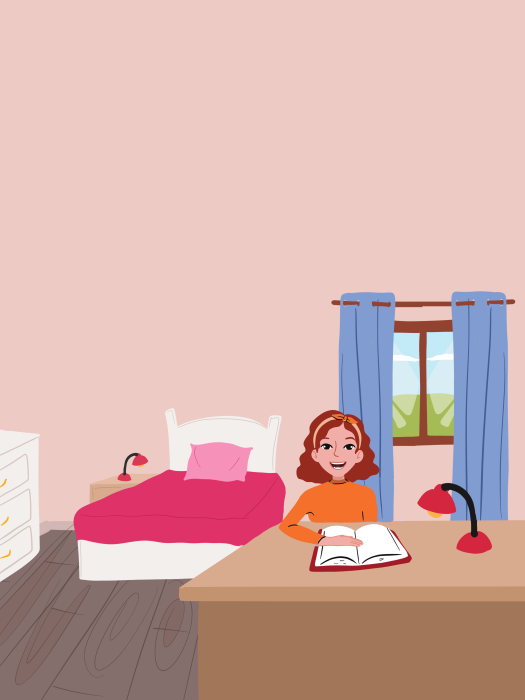
#> input picture tools/image_review/pdf/p006_1.png, 1050 x 1400 px (shown at 1/2 size)
$ python -i build_catalog.py   (imports and definitions only)
#> lines starting #> are read from the running program, lines starting #| are printed output that depends on the picture; after the words box and inside, x2 and y2 are one past the last pixel; in counts of white or black regions, pixels touching at a corner belong together
#> further down, picture is the input picture: shape (1400, 1050, 3); mean B, G, R 171, 175.9, 212.5
#!/usr/bin/env python3
"""Builds tools/image_review/catalog.json: every picture in the PDF, the picture
the book shows for it now, and the picture in Flamur's first version, lined up.

    uv run --with opencv-python-headless --with numpy tools/image_review/build_catalog.py

PDF pictures are taken from the images embedded in the PDF (no text on them),
split into separate pictures where one page-sized image holds several.
Pictures are lined up by visual similarity, within neighbouring pages.
"""
import glob
import json
import os
import re
import shutil
import subprocess
import sys
import tempfile

import cv2
import numpy as np

HERE = os.path.dirname(os.path.abspath(__file__))
ROOT = os.path.dirname(os.path.dirname(HERE))
PDF = os.environ.get('BOOK_PDF', os.path.expanduser(
    '~/Library/CloudStorage/OneDrive-UNICEF/OOI Learning Hub - ADT - Kaleidoscope/'
    'PDF Resources/Kosovo/Shoqeria-dhe-mjedisi-4-Baze.pdf'))
FLAMUR_COMMIT = 'ac0f3cf'
OUT_PDF = os.path.join(HERE, 'pdf')
OUT_PAGES = os.path.join(HERE, 'pages')
# bundle page -> PDF page where they differ
B2P = {84: 86, 85: 87, 86: 88, 87: 89, 88: 90, 89: 91, 90: 84, 91: 85, 128: None, 129: 128}


def pdf_page_of(bundle_page):
    return B2P.get(bundle_page, bundle_page)


def run(*args):
    return subprocess.run(args, capture_output=True, text=True, check=True).stdout


# [19 lines left out: functions to_bgr, save, not called in this run]


def is_flat(crop):
    """A plain colour band or box rather than a picture."""
    h, w = crop.shape[:2]
    f = 160 / max(h, w)
    small = cv2.resize(crop, (max(8, round(w * f)), max(8, round(h * f))), interpolation=cv2.INTER_AREA)
    edges = cv2.Canny(cv2.cvtColor(small, cv2.COLOR_BGR2GRAY), 40, 120)
    inner = edges[3:-3, 3:-3]
    return inner.size == 0 or (inner > 0).mean() < 0.02


# [6 lines left out: function is_plain, not called in this run]


def pictures_in(img, split=True):
    """Split one image (or a page canvas) into the separate pictures it holds."""
#> called with split = True
    h, w = img.shape[:2]
#> h = 1400; w = 1050
    ink = (img.min(axis=2) < 243).astype(np.uint8)
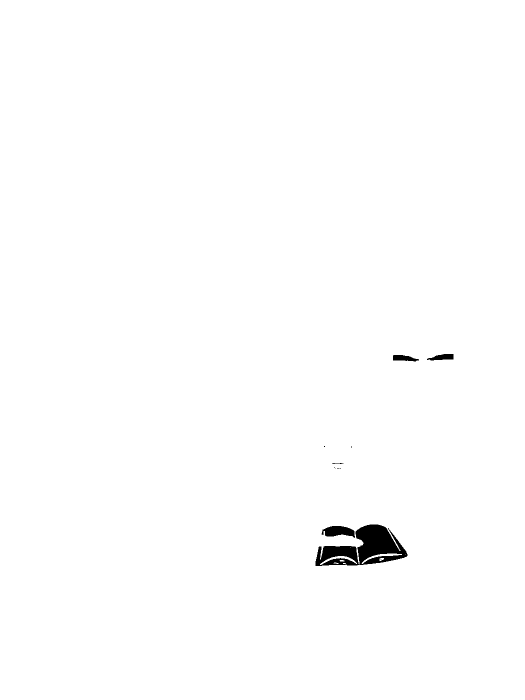
#> ink: shape (1400, 1050) (shown at 1/2 size); values 0 (black) and 1 (white), 99.3% white; 12 black regions (7 under 20 px), largest, box (x1, y1, x2, y2) and area: (631, 1049, 815, 1132) 8040, (643, 1052, 710, 1076) 1058, (854, 708, 907, 721) 458, (786, 710, 838, 723) 452, (664, 926, 687, 928) 28
    if ink.mean() < 0.004:
        return []
    f = 400 / max(h, w)
#> f = 0.286
    small = cv2.resize(ink * 255, (max(1, round(w * f)), max(1, round(h * f))), interpolation=cv2.INTER_AREA)
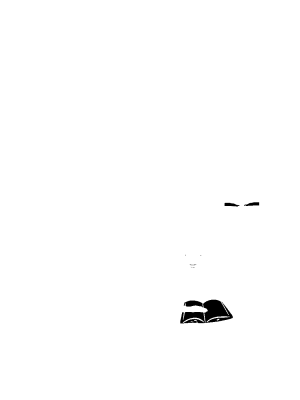
#> small: shape (400, 300); min 0, max 255, mean 253.3
    small = (small > 8).astype(np.uint8)
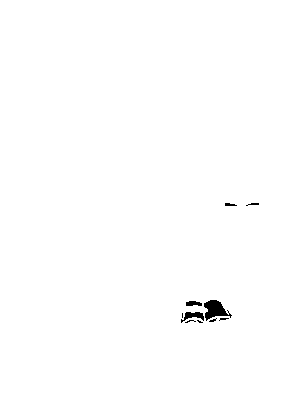
#> small: shape (400, 300); values 0 (black) and 1 (white), 99.5% white; 10 black regions (5 under 20 px), largest, box (x1, y1, x2, y2) and area: (204, 300, 232, 321) 316, (181, 312, 204, 323) 118, (186, 301, 202, 306) 64, (225, 203, 237, 206) 27, (246, 203, 259, 206) 21
    sh, sw = small.shape
#> sh = 400; sw = 300
    if not split:
        ys, xs = np.where(small)
        boxes = [(xs.min(), ys.min(), xs.max() + 1, ys.max() + 1)]
    else:
        k = max(3, round(sw * 0.02)) | 1
#> k = 7
        grown = cv2.dilate(small, np.ones((k, k), np.uint8))
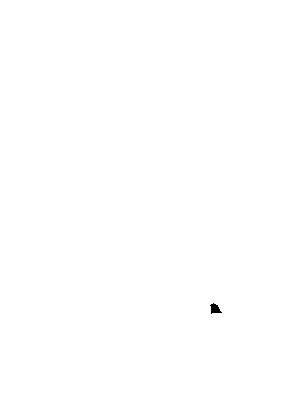
#> grown: shape (400, 300); values 0 (black) and 1 (white), 99.9% white; 1 black region, box (x1, y1, x2, y2) and area: (210, 303, 222, 314) 77
        n, _, stats, _ = cv2.connectedComponentsWithStats(grown)
#> n = 2; stats = [[210, 303, 12, 11, 77], [0, 0, 300, 400, 119923]]
        boxes = []
        for i in range(1, n):
            x, y, bw, bh, area = stats[i]
            real = small[y:y + bh, x:x + bw].sum()
            if bw * bh < 0.012 * sw * sh or min(bw, bh) < 0.07 * sw or real < 0.006 * sw * sh:
                continue
            boxes.append((x, y, x + bw, y + bh))
#> this loop made 1 pass
#> (x, y, bw, bh, area, real) on pass 1: (0, 0, 300, 400, 119923, 119396)
#> after the loop, boxes = [(0, 0, 300, 400)]
        boxes.sort(key=lambda b: (b[1], b[0]))
    out = []
    for x0, y0, x1, y1 in boxes:
        pad = 3
        X0, Y0 = max(0, int((x0 - pad) / f)), max(0, int((y0 - pad) / f))
        X1, Y1 = min(w, int((x1 + pad) / f)), min(h, int((y1 + pad) / f))
        crop = img[Y0:Y1, X0:X1]
        if crop.shape[0] < 110 or crop.shape[1] < 110 or is_flat(crop):
            continue
        out.append(crop)
#> this loop made 1 pass
#> (x0, y0, x1, y1, pad, X0, Y0, X1) on pass 1: (0, 0, 300, 400, 3, 0, 0, 1050)
#> pass 1, in is_flat, `small = cv2.resize(crop, (max(8, round(w * f)), max(8, round(h * f))),..`:
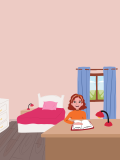
#> small: shape (160, 120, 3); mean B, G, R 171, 175.9, 212.5
#> pass 1, in is_flat, `edges = cv2.Canny(cv2.cvtColor(small, cv2.COLOR_BGR2GRAY), 40, 120)`:
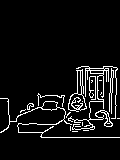
#> edges: shape (160, 120); 6.9% white in thin lines or dots, all inside (x1, y1, x2, y2) = (0, 66, 120, 138)
#> pass 1, in is_flat, `inner = edges[3:-3, 3:-3]`:
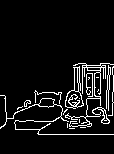
#> inner: shape (154, 114); 7.5% white in thin lines or dots, all inside (x1, y1, x2, y2) = (0, 63, 114, 135)
#> after the loop, out = 1 item
    return out


# [105 lines left out: functions placed_images, extract_pdf_pictures, book_images, not called in this run]


SIFT = cv2.SIFT_create(nfeatures=1500, contrastThreshold=0.02)


# [148 lines left out: functions features, similarity, near, main, not called in this run]


# [2 lines not run here, left out]

>>> import cv2
>>> picture = cv2.imread('pdf/p006_1.png')
>>> result = pictures_in(picture)
#> result = 1 item

$ run again, on tools/image_review/pdf/p014_1.png
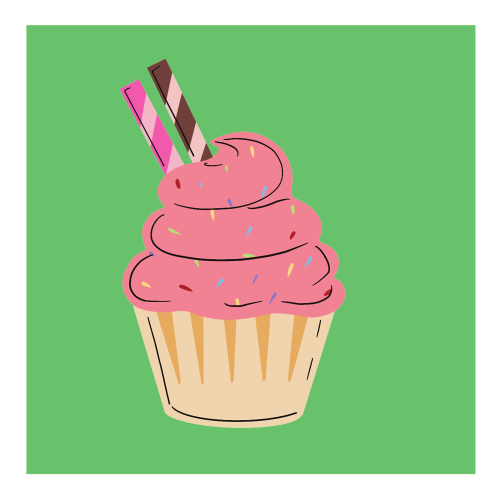
#> input picture tools/image_review/pdf/p014_1.png, 1002 x 1002 px (shown at 1/2 size)
#> picture is the input picture: shape (1002, 1002, 3); mean B, G, R 144.3, 197.4, 158.7
#> in pictures_in, `ink = (img.min(axis=2) < 243).astype(np.uint8)`:
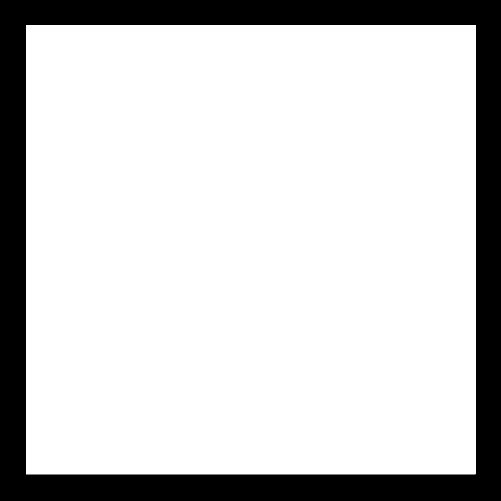
#> ink: shape (1002, 1002) (shown at 1/2 size); values 0 (black) and 1 (white), 80.6% white; 1 black region, box (x1, y1, x2, y2) and area: (0, 0, 1002, 1002) 194905
#> grown: shape (400, 400); values 0 (black) and 1 (white), 84.9% white; 1 black region, box (x1, y1, x2, y2) and area: (0, 0, 400, 400) 24211
#> n = 2; stats = [[0, 0, 400, 400, 24211], [16, 15, 369, 368, 135789]]
#> the loop in pictures_in, `for i in range(1, n):` made 1 pass
#> (x, y, bw, bh, area, real) on pass 1: (16, 15, 369, 368, 135789, 129957)
#> after the loop in pictures_in, `for i in range(1, n):`: boxes = [(16, 15, 385, 383)]
#> the loop in pictures_in, `for x0, y0, x1, y1 in boxes:` made 1 pass
#> (x0, y0, x1, y1, pad, X0, Y0, X1) on pass 1: (16, 15, 385, 383, 3, 32, 30, 971)
#> pass 1, in is_flat, `inner = edges[3:-3, 3:-3]`:
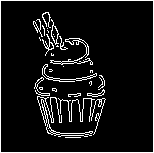
#> inner: shape (153, 154); 8.4% white in thin lines or dots
#> after the loop in pictures_in, `for x0, y0, x1, y1 in boxes:`: out = 1 item

$ run again, on tools/image_review/pdf/p014_2.png
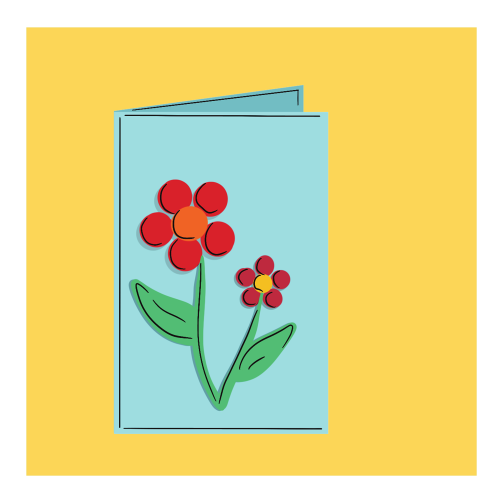
#> input picture tools/image_review/pdf/p014_2.png, 1002 x 1002 px (shown at 1/2 size)
#> picture is the input picture: shape (1002, 1002, 3); mean B, G, R 149.3, 216.2, 223.6
#> ink: shape (1002, 1002); values 0 (black) and 1 (white), 80.7% white; 1 black region, box (x1, y1, x2, y2) and area: (0, 0, 1002, 1002) 194008
#> grown: shape (400, 400); values 0 (black) and 1 (white), 84.9% white; 1 black region, box (x1, y1, x2, y2) and area: (0, 0, 400, 400) 24209
#> n = 2; stats = [[0, 0, 400, 400, 24209], [16, 17, 369, 368, 135791]]
#> the loop in pictures_in, `for i in range(1, n):` made 1 pass
#> (x, y, bw, bh, area, real) on pass 1: (16, 17, 369, 368, 135791, 129959)
#> after the loop in pictures_in, `for i in range(1, n):`: boxes = [(16, 17, 385, 385)]
#> the loop in pictures_in, `for x0, y0, x1, y1 in boxes:` made 1 pass
#> (x0, y0, x1, y1, pad, X0, Y0, X1) on pass 1: (16, 17, 385, 385, 3, 32, 35, 971)
#> pass 1, in is_flat, `inner = edges[3:-3, 3:-3]`:
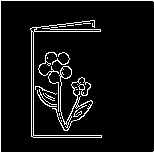
#> inner: shape (153, 154); 7.5% white in thin lines or dots
#> after the loop in pictures_in, `for x0, y0, x1, y1 in boxes:`: out = 1 item
